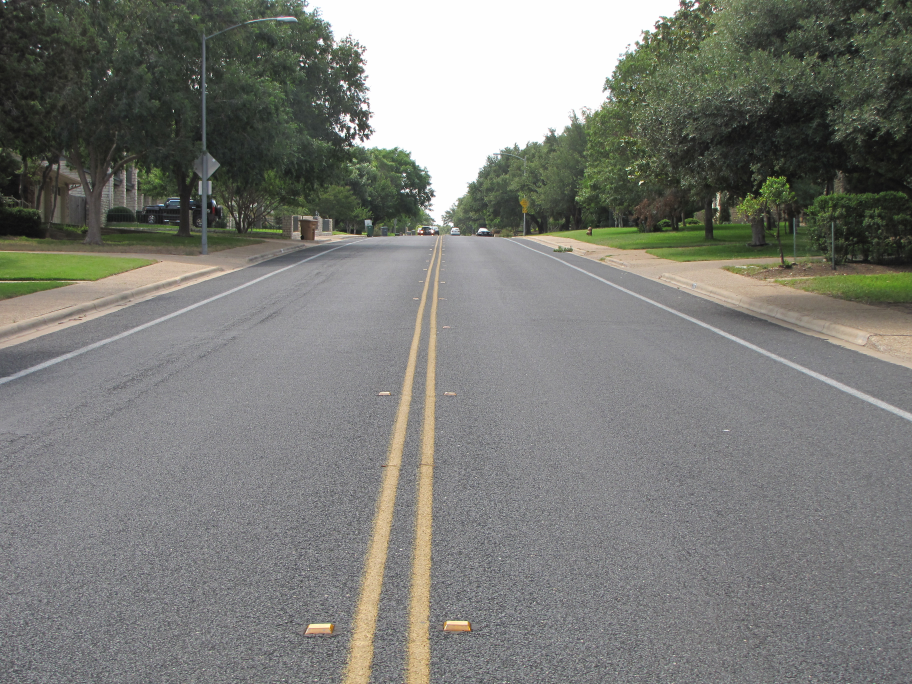
#> input picture chris_stuff/cpp/test1.jpg, 3648 x 2736 px (shown at 1/4 size)
$ python -i pyCV2.py   (imports and definitions only)
#> lines starting #> are read from the running program, lines starting #| are printed output that depends on the picture
#> further down, picture is the input picture: shape (2736, 3648, 3); mean B, G, R 119.5, 124.5, 123.3
import os
import cv2
import numpy as np
import random
import math

def calc_points(x1, y1, slope):
    if slope == 0:
        return x1, 0
    else:
       return int(x1 - y1/slope) , 0

#fix TODO
def line_image(image, canny_threshold1=80, canny_threshold2=150,
        hough_threshold=30, min_line_length=3, max_gap=5, rho=2.0, theta=.3):

    #Read images, flip them vertically, and convert them to RGB color order
#> called with canny_threshold1 = 80, canny_threshold2 = 150, hough_threshold = 30, min_line_length = 3, max_gap = 5, rho = 2, theta = 0.3
    img = np.array(image[:, :])
    scale = .5
    img = cv2.resize(img, None, fx=scale, fy=scale, interpolation=cv2.INTER_LINEAR)
    hsv = cv2.cvtColor(img, cv2.COLOR_BGR2HSV)
#> hsv: shape (1368, 1824, 3); mean H, S, V 74.5, 23.8, 127.6

    lower_yellow = np.array([0, 100, 100])
    upper_yellow = np.array([70, 255, 255])
    lower_blue = np.array([90, 0, 0])
    upper_blue = np.array([120, 255, 150])
    lower_green = np.array([50, 0, 0])
    upper_green = np.array([80, 255, 100])
    #return img

    mask = cv2.inRange(hsv, lower_blue, upper_blue)
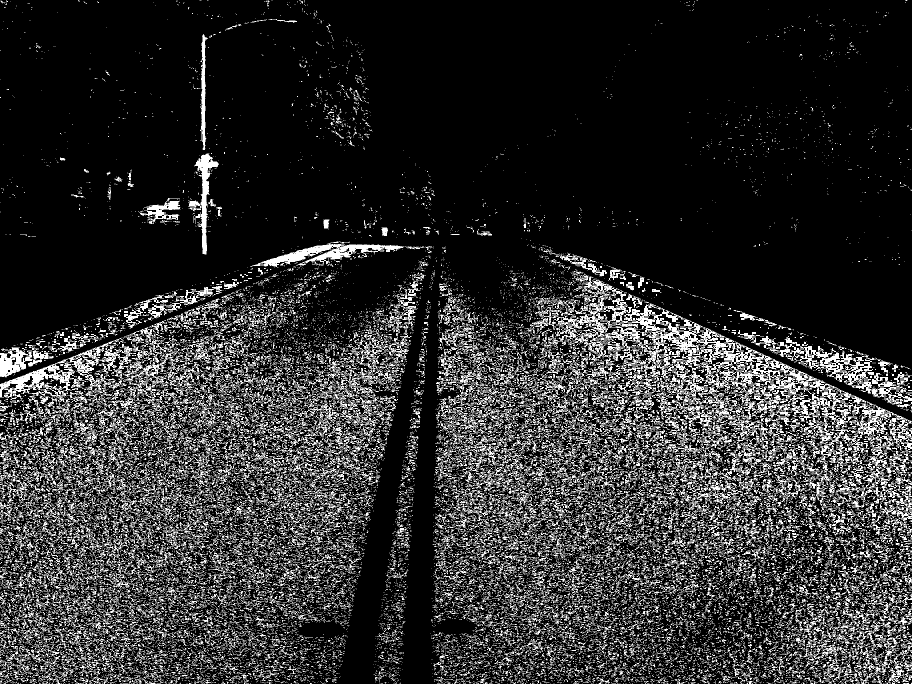
#> mask: shape (1368, 1824) (shown at 1/2 size); 18.3% white in thin lines or dots
    res = cv2.bitwise_and(img, img, mask=mask)
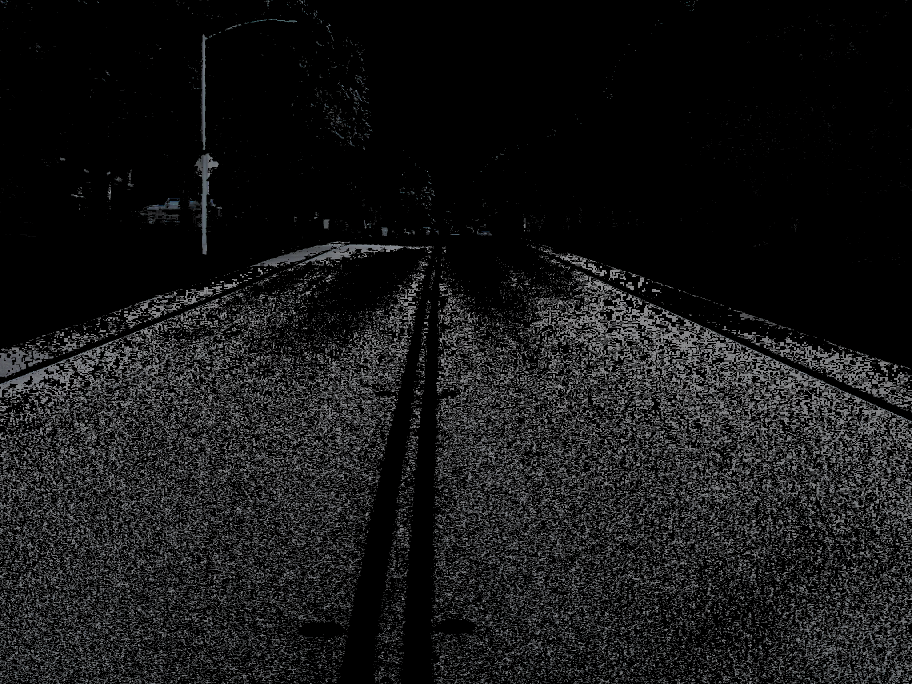
#> res: shape (1368, 1824, 3) (shown at 1/2 size); mean B, G, R 23.4, 22.9, 22.6
    gray_arr = np.array(cv2.cvtColor(res, cv2.COLOR_BGR2GRAY))
    #return res

    #blur images to avoid recognizing small lines
    blur_arr = np.array(cv2.blur(gray_arr,(1,5)))
    #use canny threshold to find edges of shapes
    v = np.median(blur_arr)
#> v = 0
    sigma = .33

    #---- apply automatic Canny edge detection using the computed median----
    lower = int(max(0, (1.0 - sigma) * v))
#> lower = 0
    upper = int(min(255, (1.0 + sigma) * v))
#> upper = 0
    #print(lower, '   ', upper)

    #canny_arr = np.array(cv2.Canny(blur_arr, canny_threshold1, canny_threshold2))
    canny_arr = np.array(cv2.Canny(blur_arr, 100, 150))
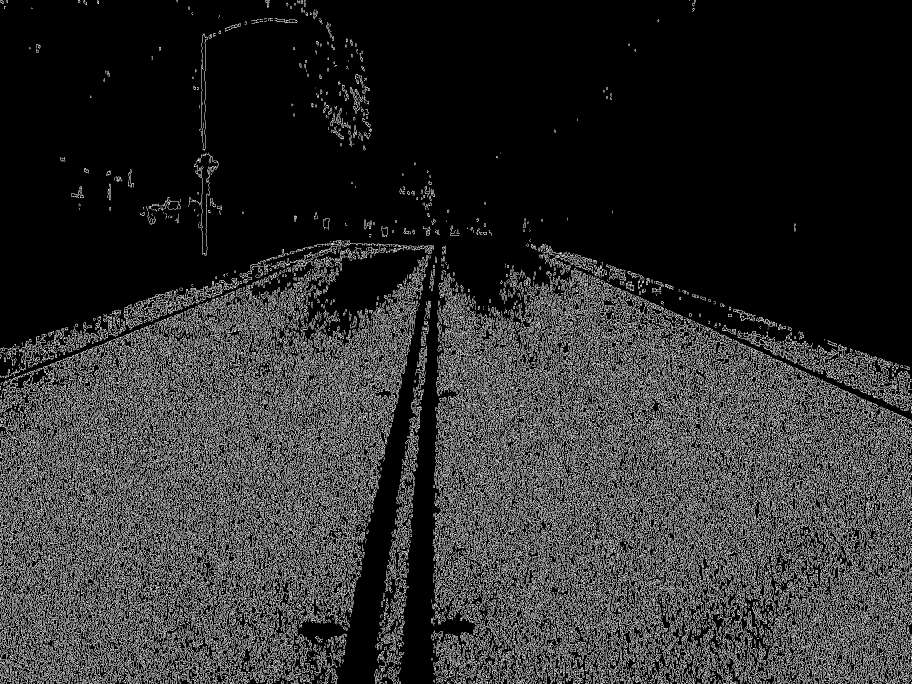
#> canny_arr: shape (1368, 1824) (shown at 1/2 size); 18.2% white in thin lines or dots
    #return cv2.cvtColor(canny_arr, cv2.COLOR_GRAY2RGB)

    line_arr = []
    line_coord_arr = []
    line_count = 0
    lines = cv2.HoughLinesP(canny_arr, rho, theta, hough_threshold)
    value = 0
    h = len(img)
#> h = 1368
    w = len(img[0])
#> w = 1824
    topIntercept = w//2
#> topIntercept = 912
    botIntercept = w//2
#> botIntercept = 912
    if lines is not None:
        minX, minY, maxX, maxY = lines[0][0]
#> minX = 433; minY = 913; maxX = 433; maxY = 913
        lines = np.array(lines).reshape(-1, 4)
        for line in lines:
            x1, y1, x2, y2 = line
            if y1 > minY:
                minY = y1
                minX = x1
            if y2 > minY:
                minY = y2
                minX = x2
            if y1 < maxY:
                maxY = y1
                maxX = x1
            if y2 < maxY:
                maxY = y2
                maxX = x2
            line_count += 1
            cv2.line(img, (int(x1), int(y1)), (int(x2), int(y2)), (0, 0, 255), 5)
#> this loop made 246844 passes
#> (x1, y1, x2, y2, minY, minX) on passes 3, 4, 7, 26, 31, 39, 44, 49, 53, 89, 182, 399: (443, 940, 443, 940, 940, 443), (1159, 1043, 1159, 1043, 1043, 1159), (1346, 1087, 1346, 1087, 1087, 1346), (608, 1105, 608, 1105, 1105, 608), (206, 1114, 207, 1114, 1114, 206), (1719, 1116, 1719, 1116, 1116, 1719), (1383, 1214, 1383, 1214, 1214, 1383), (1630, 1244, 1631, 1244, 1244, 1630), (1653, 1282, 1657, 1282, 1282, 1653), (406, 1342, 406, 1342, 1342, 406), (1682, 1363, 1683, 1364, 1364, 1683), (1576, 1365, 1576, 1365, 1365, 1576)
#> (x1, y1, x2, y2, maxY, maxX) on passes 2, 8, 12, 19, 33, 178: (651, 790, 652, 790, 790, 651), (49, 784, 50, 784, 784, 49), (222, 691, 226, 691, 691, 222), (331, 687, 334, 688, 687, 331), (1270, 676, 1270, 676, 676, 1270), (1203, 561, 1203, 561, 561, 1203)
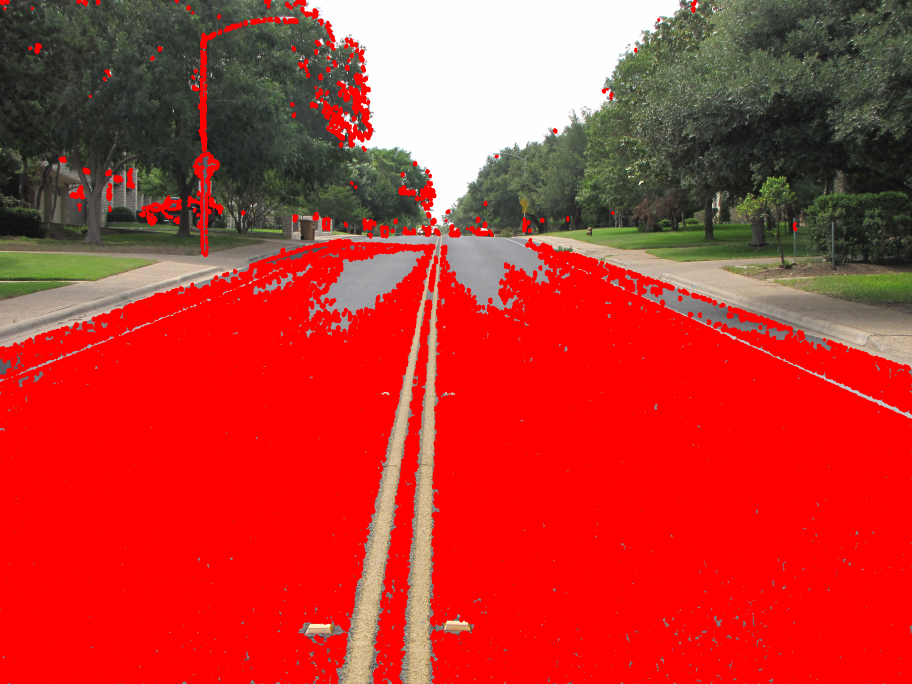
#> img: shape (1368, 1824, 3) (shown at 1/2 size); mean B, G, R 46.9, 53.1, 191.2
#> after the loop, line_count = 246844; maxX = 1; maxY = 0; minX = 69; minY = 1367
        maxX = int(maxX)
        minX = int(minX)
        maxY = int(maxY)
        minY = int(minY)
        slopeY = (maxY-minY)
#> slopeY = -1367
        slopeX = (maxX-minX)
#> slopeX = -68
        cv2.line(img, (maxX, maxY), (minX, minY), (0, 255, 0), 5)
        if slopeX == 0:
            botIntercept = maxX
            topIntercept = maxX
            slope = 'no'
        else:
            slope = slopeY/slopeX
#> slope = 20.1
            yInt = (maxY - slope*maxX)
#> yInt = -20.1
            if slope != 0 and not math.isnan(slope):
                topIntercept = (-1*yInt/slope)
#> topIntercept = 1
                botIntercept = (h - yInt)/slope
#> botIntercept = 69.05
            else:
                value = 0
        cv2.line(img, (int(topIntercept), 0), (int(botIntercept), h), (255, 0, 0), 3)
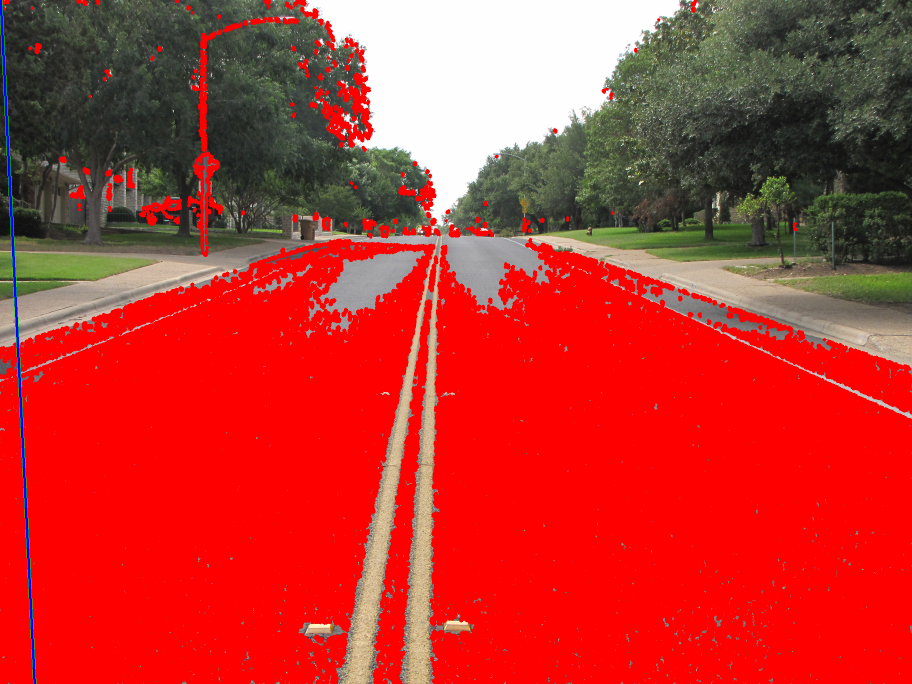
#> img: shape (1368, 1824, 3) (shown at 1/2 size); mean B, G, R 47.4, 53.2, 190.6
    return img
    botDiff = botIntercept - w//2
    topDiff = topIntercept - w//2
    if abs(botDiff) > .10*w:
        value = botDiff/w
    else:
        value = topDiff/w
    if value > 1:
        value = 1
    elif value < -1:
        value =  -1
    return value

>>> import cv2
>>> picture = cv2.imread('../cpp/test1.jpg')
>>> result = line_image(picture)
